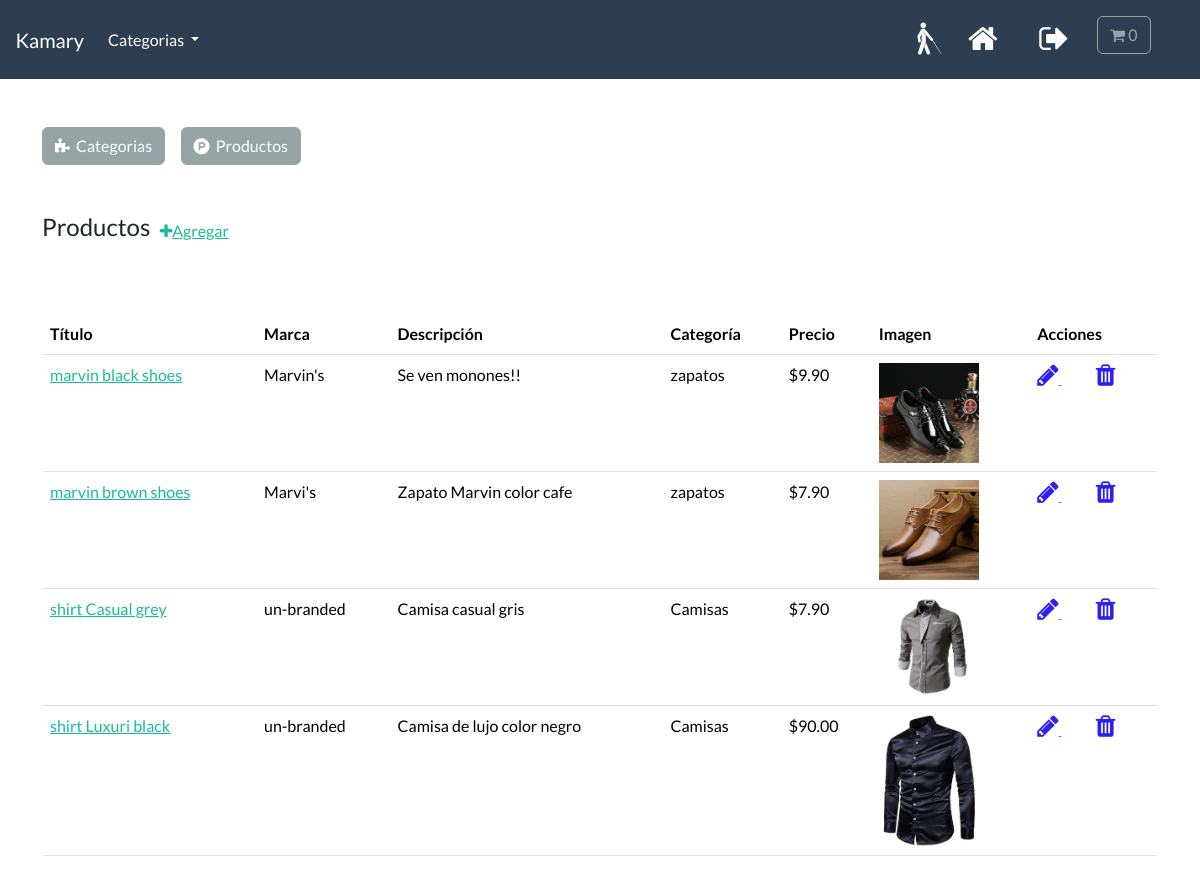
/profiles/product_list/ (signed in), run on an earlier commit of the app's database.
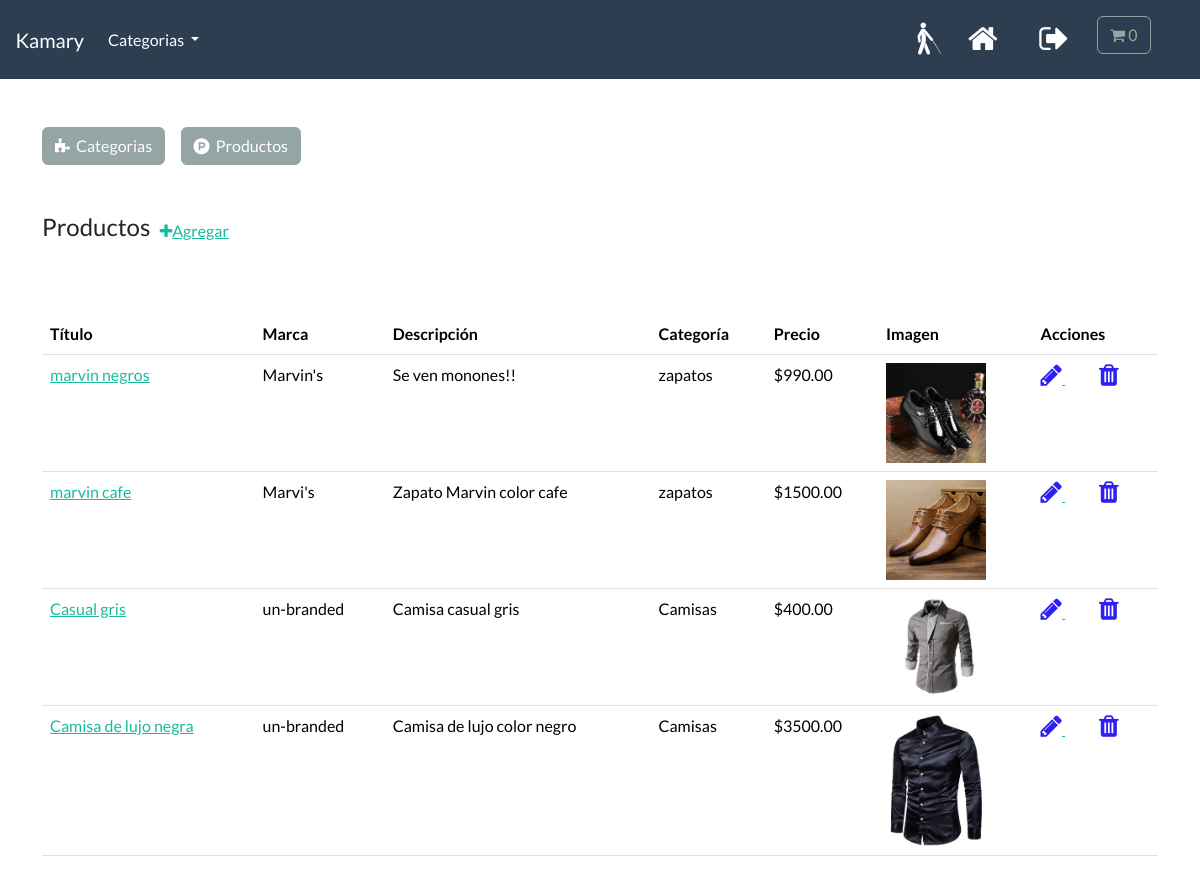
And on a later commit of the database.
### store/models.py (models this page shows, shortened)
class Product(models.Model):
    Category = models.ForeignKey(
        Category, related_name="product", on_delete=models.CASCADE, null=True
    )
    title = models.CharField(max_length=250)
    brand = models.CharField(max_length=250, default="un-branded")
    description = models.TextField(blank=True)  # Optional
    slug = models.SlugField(max_length=250)
    price = models.DecimalField(max_digits=8, decimal_places=2)
    image = models.ImageField(upload_to="images/")
    class Meta:
        verbose_name = "producto"
        verbose_name_plural = "productos"

class Category(models.Model):
    name = models.CharField(max_length=250, db_index=True)
    slug = models.SlugField(max_length=250, unique=True)
    class Meta:
        verbose_name = "categoría"
        verbose_name_plural = "categorías"
    def __str__(self):
        return self.name
    def get_absolute_url(self):
        return reverse("list_category", args=[self.slug])

### profiles/views.py (the view)
# urls.py: path("product_list/", views.ProductList.as_view(), name="ProductList"),
class ProductList(LoginRequiredMixin, ListView):
    model = Product
    template_name = "profiles/staff/product-list.html"
    context_object_name = "products"
    queryset = Product.objects.select_related("Category").all()

### cart/cart.py (called while the page is built)
    def __len__(self):
        return sum(item["qty"] for item in self.cart.values())

### cart/context_processors.py (called while the page is built)
def cart(request):
    return {"cart": Cart(request)}

### store/views.py (called while the page is built)
def categories(request):
    all_categories = Category.objects.all()
    return {"all_categories": all_categories}

### profiles/templates/profiles/staff/product-list.html (shortened to what this page needs)
{% extends 'profiles/staff/base-staff.html' %}
{% load static %}
{% block staff-content %}
<div class="container table-responsive-sm">
    <div class="d-flex align-items-center mb-3">
        <h4>Productos</h4>
        <a href="{% url 'ProductAdd' %}"
                        data-toggle="tooltip" title="Agregar Producto" >
                        <i class="fa fa-plus"
                            aria-hidden="true">
                        </i>Agregar
        </a>
    </div>
    <br><br>
      <table class="table">
        <thead>
            <tr>
                <th>Título</th>
                <th>Marca</th>
                <th>Descripción</th>
                <th>Categoría</th>
                <th>Precio</th>
                <th>Imagen</th>
                <th>Acciones</th>
            </tr>
        </thead>
        <tbody>
            {% for product in products %}
            <tr>
                <td><a href="{% url 'ProductDetail' product.id %}">{{ product.title }}</a></td>
                <td>{{ product.brand }}</td>
                <td>{{ product.description|truncatewords:10 }}</td>
                <td>{{ product.Category }}</td>
                <td>${{ product.price }}</td>
                <td>
                    {% if product.image %}
                        <img src="{{ product.image.url }}" alt="{{ product.title }}" style="width: 100px;">
                    {% else %}
                        No hay imagen
                    {% endif %}
                </td>
                <td>
                    <a href="{% url 'ProductUpdate' product.id %}"
                        class="product-edit-btn"
                        data-toggle="tooltip"
                        title="Editar">
                        <i class="fa fa-pencil"
                            aria-hidden="true"
                            style="font-size:25px;color:hsl(244, 90%, 54%)">
                        </i>
                    </a>
                    <a href="{% url 'ProductDelete' product.id %}"
                        class="product-delete-btn"
                        data-toggle="tooltip" title="Borrar" >
                        <i class="fa fa-trash"
                            aria-hidden="true"
                            style="font-size:25px;color:hsl(244, 90%, 54%)">
                        </i>
                    </a>
                </td>
            </tr>
            {% endfor %}
        </tbody>
    </table>
</div>
{% endblock %}

### profiles/templates/profiles/staff/base-staff.html (shortened to what this page needs)
{% extends 'store/base.html' %}
{% load static %}
{% block content %}
    <body>
        <div class="container mt-5">
            <a href="{% url 'CategoryList' %}" class="btn btn-secondary">
                <i class="fa fa-puzzle-piece" aria-hidden="true"></i>
                &nbsp;Categorias
            </a>
            <a href="{% url 'ProductList' %}" class="btn btn-secondary">
                <i class="fa fa-product-hunt" aria-hidden="true"></i>
                &nbsp;Productos
            </a>
        </div>
        <br><br>
{% block staff-content %}
{% endblock staff-content%}
</body>
{% endblock content%}

### store/templates/store/base.html (shortened to what this page needs)
{% load static %}
<!DOCTYPE html>
<html>
    <head>
        <link rel="stylesheet" href="https://bootswatch.com/5/flatly/bootstrap.min.css">
        <link rel="stylesheet" href="{% static 'css/styles.css'%}">
        <link rel="stylesheet" href="https://cdnjs.cloudflare.com/ajax/libs/font-awesome/4.7.0/css/font-awesome.min.css">
    </head>
    <nav class="navbar navbar-expand-lg bg-primary justify-content-center">
        <a class="navbar-brand main-heading text-white" href="{% url 'store' %}">
        &nbsp; &nbsp; Kamary
        </a>
        <div class="collapse navbar-collapse" id="navbarCollapse">
            <ul class="navbar-nav me-auto mb-2 mb-md-0">
                <li class="nav-item dropdown">
                    <a class="nav-link dropdown-toggle text-white" href="#" id="navbarDropdown" role="button"
                    data-bs-toggle="dropdown" aria-expanded="false">
                        Categorias
                    </a>
                </li>
            </ul>
        </div>
        <div class="collapse navbar-collapse text-center" id="navbarNavDropdown">
            <ul class="navbar-nav ms-auto">
                <li class="nav-item">
                    <a data-toggle="tooltip"
                        title="&nbsp;about developer"
                        class="btn btn-alert navbar-btn text-white"
                        type="button"
                        href="{% url "about" %}">
                        <i class="fa fa-blind fa-2x" aria-hidden="true"></i>
                    </a>
                </li>
                {% if user.is_authenticated  %}
                <li class="nav-item">
                    <a data-toggle="tooltip"
                        title="&nbsp;Mi Perfil"
                        class="btn btn-alert navbar-btn text-white"
                        type="button"
                        href="{% url "dashboard" %}">
                        <i class="fa fa-home fa-2x" aria-hidden="true"></i>
                    </a>
                </li>
                <li class="nav-item">
                    <a data-toggle="tooltip"
                        title="&nbsp;Terminar Sesión"
                        class="btn btn-alert navbar-btn text-white"
                        type="button"
                        href=" {% url "url-logout" %}">
                        <i class="fa fa-sign-out fa-2x" aria-hidden="true"></i>
                    </a>
                </li>
                <li class="nav-item">
                    <a type="button" role="button" href="{% url "cart-summary" %}" class="btn btn-outline-secondary">
                        <i class="fa fa-shopping-cart" aria-hidden="true"> </i>
                        <div id="cart-qty" class="d-inline-flex">
                            {% with cantidad=cart|length %}
                                {% if cantidad > 0 %}
                                    {{ cantidad }}
                                {% else %}
                                        0
                                {% endif %}
                            {% endwith %}
                        </div>
                    </a>
                </li>
                {% endif %}
            </ul>
        </div>
    </nav>
        {% block content %}
        {% endblock %}
</html>

What changed in the data, as far as the page shows it:
changed Product "Marvin's": title "marvin black shoes" → "marvin negros"; price "9.90" → "990.00"
changed Product "Marvi's": title "marvin brown shoes" → "marvin cafe"; price "7.90" → "1500.00"
changed Product "Camisa casual gris": title "shirt Casual grey" → "Casual gris"; price "7.90" → "400.00"
changed Product "Camisa de lujo color negro": title "shirt Luxuri black" → "Camisa de lujo negra"; price "90.00" → "3500.00"
